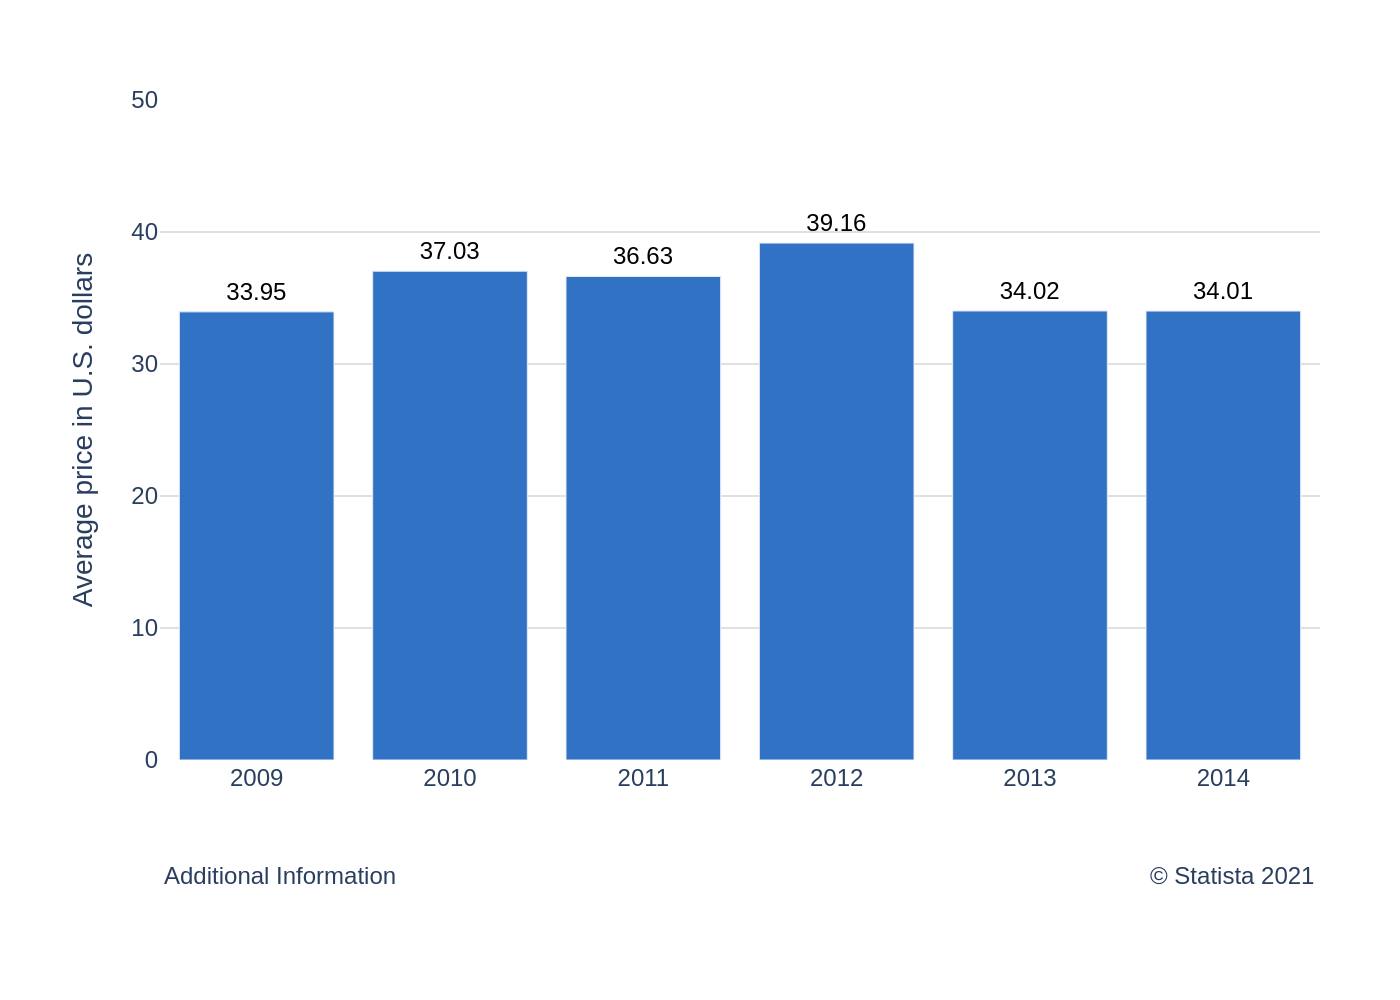

Python code for this plot:
import sys
import json
import pathlib
import plotly.graph_objects as go

# Check for command-line argument
if len(sys.argv) != 2:
    print("Usage: python create_chart.py <json_file_path>")
    sys.exit(1)

json_path = pathlib.Path(sys.argv[1])
if not json_path.is_file():
    print(f"Error: JSON file not found at '{json_path}'")
    sys.exit(1)

# Load data from JSON file
with open(json_path, 'r', encoding='utf-8') as f:
    chart_info = json.load(f)

# Extract data for plotting
chart_data = chart_info.get("chart_data", [])
texts = chart_info.get("texts", {})
colors = chart_info.get("colors", [])

x_values = [item['x'] for item in chart_data]
y_values = [item['y'] for item in chart_data]

# Create the figure
fig = go.Figure()

# Add the bar trace
fig.add_trace(go.Bar(
    x=x_values,
    y=y_values,
    marker_color=colors[0] if colors else None,
    text=y_values,
    texttemplate='%{text:.2f}',
    textposition='outside',
    textfont=dict(family="Arial", size=12, color='black'),
    cliponaxis=False
))

# Configure layout
annotations = []
if texts.get("note"):
    annotations.append(dict(
        xref="paper", yref="paper",
        x=0, y=-0.15,
        xanchor='left', yanchor='top',
        text=texts["note"],
        showarrow=False,
        font=dict(family="Arial", size=12)
    ))

if texts.get("source"):
    annotations.append(dict(
        xref="paper", yref="paper",
        x=1, y=-0.15,
        xanchor='right', yanchor='top',
        text=texts["source"],
        showarrow=False,
        font=dict(family="Arial", size=12)
    ))

fig.update_layout(
    plot_bgcolor='white',
    font=dict(family="Arial"),
    showlegend=False,
    xaxis=dict(
        showgrid=False,
        tickfont=dict(size=12)
    ),
    yaxis=dict(
        title_text=texts.get('y_axis_title'),
        range=[0, 50],
        gridcolor='#E0E0E0',
        zeroline=False,
        tickfont=dict(size=12)
    ),
    margin=dict(l=80, r=40, t=50, b=120),
    annotations=annotations
)

# Generate output filename from the input JSON filename
output_filename = json_path.with_suffix('.png').name

# Save the figure as a PNG image
fig.write_image(output_filename, scale=2)

print(f"Chart saved to {output_filename}")
